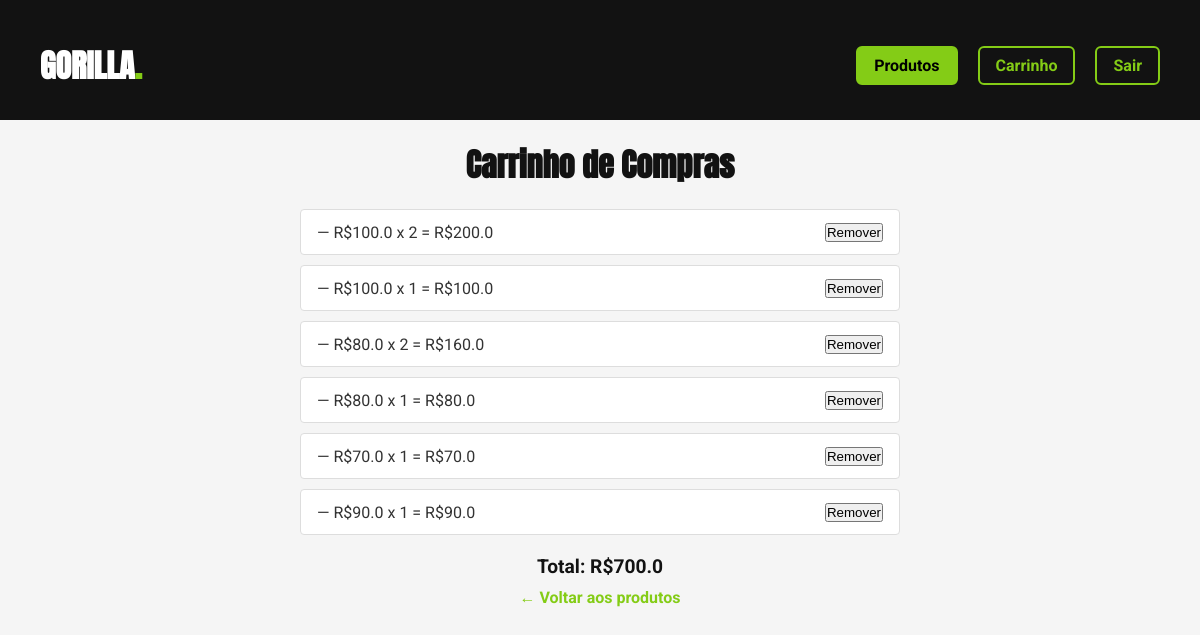
The page /carrinho (signed in) on the database its author committed.
### tables this page shows
CREATE TABLE carrinho (
    car_id INTEGER PRIMARY KEY AUTOINCREMENT,
    user_id INTEGER,
    prod_id INTEGER, quantidade INTEGER DEFAULT 1,
    FOREIGN KEY (user_id) REFERENCES usuarios(id)
        ON DELETE CASCADE
        ON UPDATE CASCADE,
    FOREIGN KEY (prod_id) REFERENCES produtos (prod_id)
        ON DELETE CASCADE
        ON UPDATE CASCADE
);

CREATE TABLE produtos (
    prod_id INTEGER PRIMARY KEY AUTOINCREMENT,
    prod_nome VARCHAR(255) NOT NULL,
    prod_valor FLOAT NOT NULL
);

### app.py (the view)
@app.route('/carrinho')
def carrinho():
    db = conectar()
    cursor = db.execute('''
        SELECT p.prod_nome, p.prod_valor, c.quantidade
        FROM carrinho AS c
        INNER JOIN produtos AS p
        ON c.prod_id = p.prod_id
    ''')
    carrinho_produtos = []  # Obtém os produtos do carrinho
    for produto in cursor.fetchall():
        carrinho_produtos.append({
            'nome': produto[0],
            'preco': produto[1],
            'quantidade': produto[2],
            'subtotal': produto[1] * produto[2]  # Calcula o subtotal
        })
    total = sum(produto['preco'] * produto['quantidade'] for produto in carrinho_produtos)
    return render_template('carrinho.html', carrinho=carrinho_produtos, total=total)

### app.py (called while the page is built)
def conectar():
    return sqlite3.connect(database)

@login_manager.user_loader
def load_user(user_id):
    db = conectar()
    cursor = db.execute('SELECT id, nome, senha FROM usuarios WHERE id = ?', (user_id, ))  # Busca usuário no banco pelo ID
    dados = cursor.fetchone()
    db.close()
    if dados:
        return Usuario(dados[0], dados[1], dados[2])  # Cria objeto usuário para sessão
    return None  # Retorna None se usuário não encontrado

### templates/carrinho.html (shortened to what this page needs)
{%extends 'base.html'%}
{% block conteudo%}
  <link rel="stylesheet" href="{{ url_for('static', filename='css/carrinho.css') }}">
<body>
  <h1>Carrinho de Compras</h1>
  {% if carrinho %}
    <ul>
      {% for item in carrinho %}
        <li>
          {{ item[0] }} — R${{ item.preco }} x {{ item.quantidade }} = R${{ item.subtotal }}
          <form action="{{ url_for('remover') }}" method="post">
            <button type="submit">Remover</button>
          </form>
        </li>
      {% endfor %}
    </ul>
    <div class="capro">
      <p><strong>Total: R${{ total }}</strong></p>
      {% else %}
        <p>Seu carrinho está vazio.</p>
      {% endif %}
      <p><a href="{{ url_for('produto') }}">← Voltar aos produtos</a></p>
  </div>
</body>
</html>
{%endblock%}

### static/css/base.css (style rules this page uses)
* { box-sizing: border-box; padding: 0; margin: 0; }
body { height: 100vh; font-family: 'Roboto', sans-serif; }

### static/css/carrinho.css (style rules this page uses)
* { box-sizing: border-box; margin: 0; padding: 0; }
body { font-family: 'Roboto', sans-serif; background-color: #f5f5f5; color: #333; }
h1 { margin-top: 20px; font-family: 'Anton', sans-serif; font-size: 2rem; text-align: center; margin-bottom: 20px; color: #121212; }
ul { list-style: none; max-width: 600px; margin: 0 auto 20px; padding: 0; }
ul li { background: #fff; border: 1px solid #ddd; border-radius: 4px; padding: 12px 16px; margin-bottom: 10px; display: flex; justify-content: space-between; align-items: center; }
p strong { font-size: 1.2rem; color: #121212; }
a { display: inline-block; color: #84cc16; text-decoration: none; font-weight: bold; margin-top: 10px; }
.capro { display: flex; justify-content: center; align-items: center; flex-direction: column; }

### rows shown on the page
carrinho: preco "100.0", quantidade "2", subtotal "200.0"
carrinho: preco "100.0", quantidade "1", subtotal "100.0"
carrinho: preco "80.0", quantidade "2", subtotal "160.0"
carrinho: preco "80.0", quantidade "1", subtotal "80.0"
carrinho: preco "70.0", quantidade "1", subtotal "70.0"
carrinho: preco "90.0", quantidade "1", subtotal "90.0"

### other values the page prints
{{ total }} "700.0"
